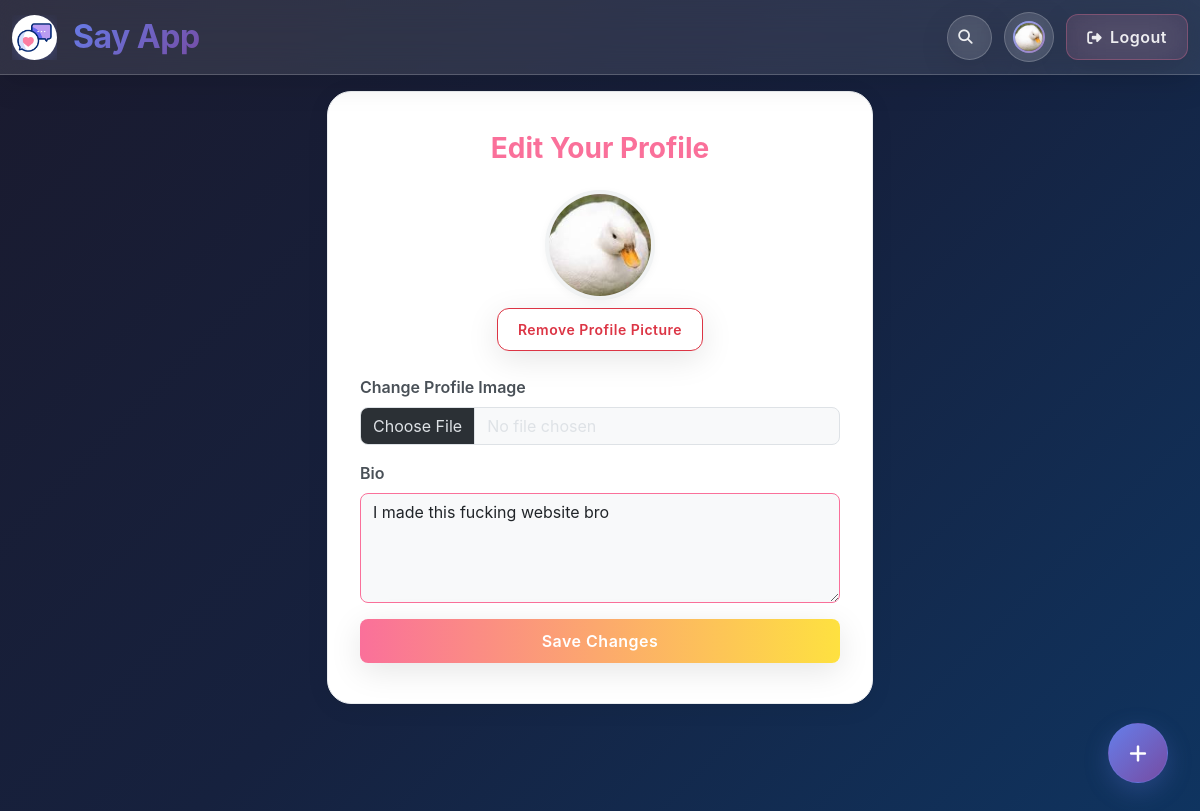
The app's page /tweet/edit_profile/ (signed in), older data.
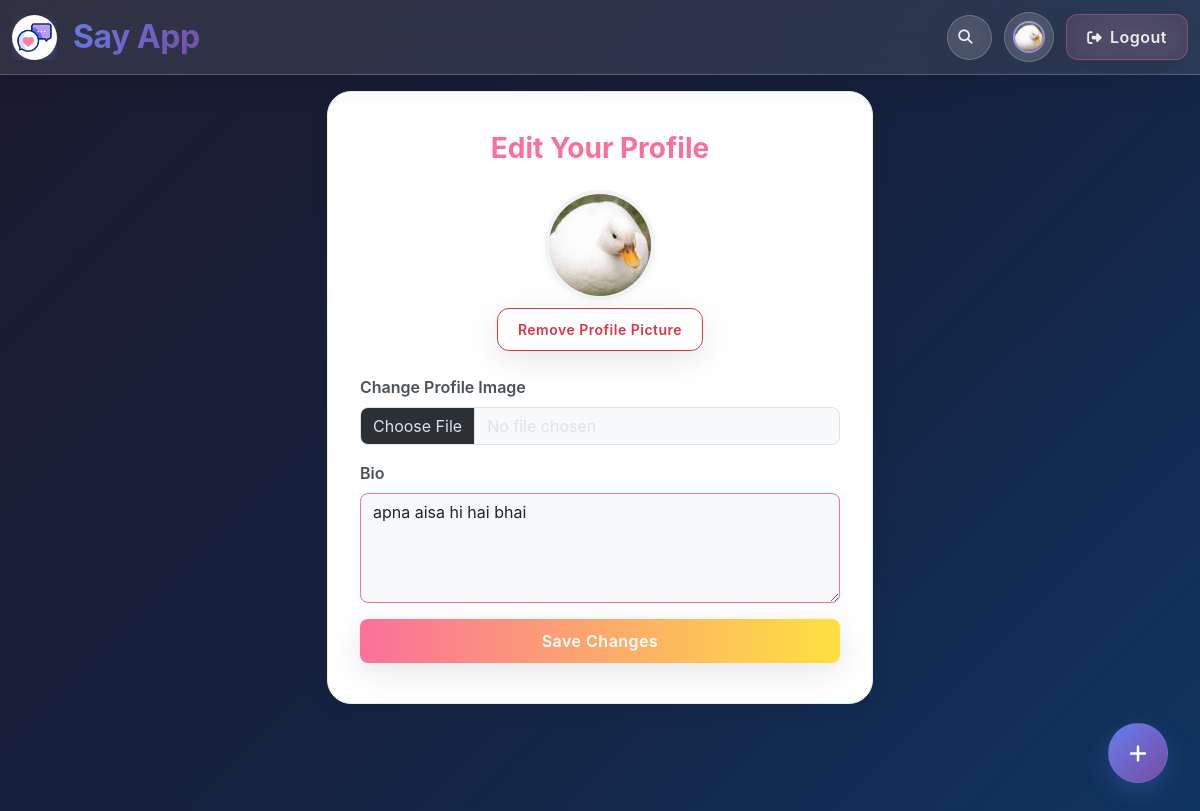
The same page, newer data.
### tweet/models.py (models this page shows, shortened)
class Profile(models.Model):
    user = models.OneToOneField(User, on_delete=models.CASCADE)
    bio = models.TextField(blank=True, null=True)
    profile_image = models.ImageField(upload_to='profile_pics/', blank=True, null=True)
    followers = models.ManyToManyField(User, related_name='following', blank=True)

### tweet/views.py (the view)
# urls.py: path('edit_profile/', views.edit_profile, name="edit_profile"),
@login_required
def edit_profile(request):
    profile = request.user.profile
    if request.method == 'POST':
        form = EditProfileForm(request.POST, request.FILES, instance=profile)
        if form.is_valid():
            form.save()
            return redirect('profile_page', username=request.user.username)
    else:
        form = EditProfileForm(instance=profile)
    return render(request, 'edit_profile.html', {'form': form, 'profile': profile})

### tweet/forms.py
class EditProfileForm(forms.ModelForm):
    class Meta:
        model = Profile
        fields=['bio', 'profile_image']

### tweet/templates/edit_profile.html (shortened to what this page needs)
{% extends 'layout.html' %}
{% load static %}
{% block content %}
<div class="container mt-3">
    <div class="row justify-content-center">
        <div class="col-md-7 col-lg-6">
            <div class="edit-profile-card">
                <h3 class="mb-4 text-center fw-bold" style="color:#fa709a;">Edit Your Profile</h3>
                <div class="text-center mb-4">
                    {% if profile.profile_image %}
                        <img src="{{ profile.profile_image.url }}" alt="Profile Image" class="rounded-circle edit-profile-avatar" height="110" width="110" style="object-fit: cover;">
                        <form method="POST" action="{% url 'remove_profile_image' %}" class="mt-2" onsubmit="return confirm('Are you sure you want to remove your profile picture?');">
                            <button type="submit" class="btn edit-profile-btn-remove btn-sm">Remove Profile Picture</button>
                        </form>
                    {% else %}
                        <img src="{% static 'images/default_profile.png' %}" alt="Default Image" class="rounded-circle mb-2 edit-profile-avatar" height="110" width="110" style="object-fit: cover;">
                    {% endif %}
                </div>
                <form method="POST" enctype="multipart/form-data">
                    <div class="mb-3">
                        <label for="id_profile_image" class="form-label edit-profile-label">Change Profile Image</label>
                        <input type="file" name="profile_image" id="id_profile_image" class="form-control edit-profile-form-control">
                    </div>
                    <div class="mb-3">
                        <label for="id_bio" class="form-label edit-profile-label">Bio</label>
                        <textarea name="bio" id="id_bio" class="bio form-control edit-profile-form-control text-dark" rows="4" placeholder="Tell us something about yourself...">{{ profile.bio|default_if_none:"" }}</textarea>
                    </div>
                    <div class="d-grid">
                        <button type="submit" class="btn edit-profile-btn-save">Save Changes</button>
                    </div>
                </form>
            </div>
        </div>
    </div>
</div>
{% endblock %}

Row changes from the older to the newer data that the page shows:
changed Profile: bio "I made this fucking website bro" → "apna aisa hi hai bhai"
